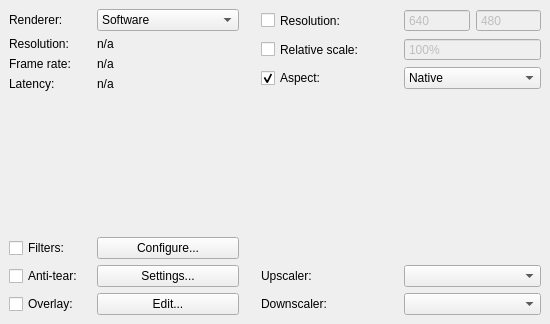
<?xml version="1.0" encoding="UTF-8"?>
<ui version="4.0">
 <class>ControlPanelOutputWidget</class>
 <widget class="QWidget" name="ControlPanelOutputWidget">
  <property name="geometry">
   <rect>
    <x>0</x>
    <y>0</y>
    <width>550</width>
    <height>324</height>
   </rect>
  </property>
  <property name="windowTitle">
   <string>Form</string>
  </property>
  <layout class="QHBoxLayout" name="horizontalLayout" stretch="5,6">
   <property name="spacing">
    <number>4</number>
   </property>
   <property name="leftMargin">
    <number>0</number>
   </property>
   <property name="topMargin">
    <number>0</number>
   </property>
   <property name="rightMargin">
    <number>0</number>
   </property>
   <property name="bottomMargin">
    <number>0</number>
   </property>
   <item>
    <widget class="QFrame" name="frame_output">
     <layout class="QHBoxLayout" name="horizontalLayout_8" stretch="0">
      <property name="spacing">
       <number>6</number>
      </property>
      <property name="leftMargin">
       <number>9</number>
      </property>
      <property name="topMargin">
       <number>9</number>
      </property>
      <property name="rightMargin">
       <number>9</number>
      </property>
      <item>
       <widget class="QFrame" name="frame_outputInfo">
        <property name="frameShape">
         <enum>QFrame::NoFrame</enum>
        </property>
        <property name="frameShadow">
         <enum>QFrame::Plain</enum>
        </property>
        <layout class="QFormLayout" name="formLayout">
         <property name="fieldGrowthPolicy">
          <enum>QFormLayout::AllNonFixedFieldsGrow</enum>
         </property>
         <property name="horizontalSpacing">
          <number>14</number>
         </property>
         <property name="leftMargin">
          <number>0</number>
         </property>
         <property name="topMargin">
          <number>0</number>
         </property>
         <property name="rightMargin">
          <number>0</number>
         </property>
         <property name="bottomMargin">
          <number>0</number>
         </property>
         <item row="1" column="0">
          <widget class="QLabel" name="label_10">
           <property name="sizePolicy">
            <sizepolicy hsizetype="Preferred" vsizetype="Preferred">
             <horstretch>0</horstretch>
             <verstretch>0</verstretch>
            </sizepolicy>
           </property>
           <property name="text">
            <string>Resolution:</string>
           </property>
          </widget>
         </item>
         <item row="1" column="1">
          <widget class="QLabel" name="label_outputResolution">
           <property name="text">
            <string>n/a</string>
           </property>
          </widget>
         </item>
         <item row="2" column="0">
          <widget class="QLabel" name="label_16">
           <property name="sizePolicy">
            <sizepolicy hsizetype="Preferred" vsizetype="Preferred">
             <horstretch>0</horstretch>
             <verstretch>0</verstretch>
            </sizepolicy>
           </property>
           <property name="toolTip">
            <string/>
           </property>
           <property name="text">
            <string>Frame rate:</string>
           </property>
          </widget>
         </item>
         <item row="3" column="0">
          <widget class="QLabel" name="label_18">
           <property name="sizePolicy">
            <sizepolicy hsizetype="Preferred" vsizetype="Preferred">
             <horstretch>0</horstretch>
             <verstretch>0</verstretch>
            </sizepolicy>
           </property>
           <property name="toolTip">
            <string/>
           </property>
           <property name="text">
            <string>Latency:</string>
           </property>
          </widget>
         </item>
         <item row="3" column="1">
          <widget class="QLabel" name="label_outputProcessTime">
           <property name="toolTip">
            <string/>
           </property>
           <property name="text">
            <string>n/a</string>
           </property>
          </widget>
         </item>
         <item row="11" column="0">
          <spacer name="verticalSpacer_3">
           <property name="orientation">
            <enum>Qt::Vertical</enum>
           </property>
           <property name="sizeHint" stdset="0">
            <size>
             <width>20</width>
             <height>9000</height>
            </size>
           </property>
          </spacer>
         </item>
         <item row="20" column="0">
          <widget class="QCheckBox" name="checkBox_outputOverlayEnabled">
           <property name="sizePolicy">
            <sizepolicy hsizetype="Minimum" vsizetype="Expanding">
             <horstretch>0</horstretch>
             <verstretch>0</verstretch>
            </sizepolicy>
           </property>
           <property name="minimumSize">
            <size>
             <width>0</width>
             <height>0</height>
            </size>
           </property>
           <property name="text">
            <string>Overlay:</string>
           </property>
          </widget>
         </item>
         <item row="20" column="1">
          <widget class="QPushButton" name="pushButton_editOverlay">
           <property name="minimumSize">
            <size>
             <width>0</width>
             <height>0</height>
            </size>
           </property>
           <property name="text">
            <string>Edit...</string>
           </property>
          </widget>
         </item>
         <item row="2" column="1">
          <widget class="QLabel" name="label_outputFPS">
           <property name="toolTip">
            <string/>
           </property>
           <property name="text">
            <string>n/a</string>
           </property>
          </widget>
         </item>
         <item row="0" column="1">
          <widget class="QComboBox" name="comboBox_renderer">
           <property name="sizePolicy">
            <sizepolicy hsizetype="Minimum" vsizetype="Fixed">
             <horstretch>0</horstretch>
             <verstretch>0</verstretch>
            </sizepolicy>
           </property>
           <property name="minimumSize">
            <size>
             <width>0</width>
             <height>0</height>
            </size>
           </property>
           <item>
            <property name="text">
             <string>Software</string>
            </property>
           </item>
           <item>
            <property name="text">
             <string>OpenGL</string>
            </property>
           </item>
          </widget>
         </item>
         <item row="0" column="0">
          <widget class="QLabel" name="label_2">
           <property name="sizePolicy">
            <sizepolicy hsizetype="Minimum" vsizetype="Expanding">
             <horstretch>0</horstretch>
             <verstretch>0</verstretch>
            </sizepolicy>
           </property>
           <property name="minimumSize">
            <size>
             <width>0</width>
             <height>0</height>
            </size>
           </property>
           <property name="text">
            <string>Renderer:</string>
           </property>
          </widget>
         </item>
         <item row="19" column="0">
          <widget class="QCheckBox" name="checkBox_outputAntiTear">
           <property name="sizePolicy">
            <sizepolicy hsizetype="Minimum" vsizetype="Expanding">
             <horstretch>0</horstretch>
             <verstretch>0</verstretch>
            </sizepolicy>
           </property>
           <property name="minimumSize">
            <size>
             <width>0</width>
             <height>0</height>
            </size>
           </property>
           <property name="text">
            <string>Anti-tear:</string>
           </property>
          </widget>
         </item>
         <item row="19" column="1">
          <widget class="QPushButton" name="pushButton_antiTearOptions">
           <property name="minimumSize">
            <size>
             <width>0</width>
             <height>0</height>
            </size>
           </property>
           <property name="text">
            <string>Settings...</string>
           </property>
          </widget>
         </item>
         <item row="18" column="0">
          <widget class="QCheckBox" name="checkBox_customFiltering">
           <property name="sizePolicy">
            <sizepolicy hsizetype="Minimum" vsizetype="Expanding">
             <horstretch>0</horstretch>
             <verstretch>0</verstretch>
            </sizepolicy>
           </property>
           <property name="minimumSize">
            <size>
             <width>0</width>
             <height>0</height>
            </size>
           </property>
           <property name="text">
            <string>Filters:</string>
           </property>
          </widget>
         </item>
         <item row="18" column="1">
          <widget class="QPushButton" name="pushButton_configureFiltering">
           <property name="sizePolicy">
            <sizepolicy hsizetype="Minimum" vsizetype="Preferred">
             <horstretch>0</horstretch>
             <verstretch>0</verstretch>
            </sizepolicy>
           </property>
           <property name="minimumSize">
            <size>
             <width>0</width>
             <height>0</height>
            </size>
           </property>
           <property name="text">
            <string>Configure...</string>
           </property>
          </widget>
         </item>
        </layout>
       </widget>
      </item>
     </layout>
    </widget>
   </item>
   <item>
    <widget class="QFrame" name="frame_outputOverrides">
     <layout class="QVBoxLayout" name="verticalLayout_4">
      <item>
       <layout class="QHBoxLayout" name="horizontalLayout_12">
        <item>
         <widget class="QCheckBox" name="checkBox_forceOutputRes">
          <property name="enabled">
           <bool>true</bool>
          </property>
          <property name="sizePolicy">
           <sizepolicy hsizetype="Preferred" vsizetype="Expanding">
            <horstretch>0</horstretch>
            <verstretch>0</verstretch>
           </sizepolicy>
          </property>
          <property name="text">
           <string>Resolution:</string>
          </property>
         </widget>
        </item>
        <item>
         <layout class="QHBoxLayout" name="horizontalLayout_11">
          <item>
           <widget class="QSpinBox" name="spinBox_outputResX">
            <property name="enabled">
             <bool>false</bool>
            </property>
            <property name="sizePolicy">
             <sizepolicy hsizetype="Preferred" vsizetype="Preferred">
              <horstretch>0</horstretch>
              <verstretch>0</verstretch>
             </sizepolicy>
            </property>
            <property name="buttonSymbols">
             <enum>QAbstractSpinBox::NoButtons</enum>
            </property>
            <property name="minimum">
             <number>1</number>
            </property>
            <property name="maximum">
             <number>2048</number>
            </property>
            <property name="value">
             <number>640</number>
            </property>
           </widget>
          </item>
          <item>
           <widget class="QSpinBox" name="spinBox_outputResY">
            <property name="enabled">
             <bool>false</bool>
            </property>
            <property name="sizePolicy">
             <sizepolicy hsizetype="Preferred" vsizetype="Preferred">
              <horstretch>0</horstretch>
              <verstretch>0</verstretch>
             </sizepolicy>
            </property>
            <property name="buttonSymbols">
             <enum>QAbstractSpinBox::NoButtons</enum>
            </property>
            <property name="minimum">
             <number>1</number>
            </property>
            <property name="maximum">
             <number>2048</number>
            </property>
            <property name="value">
             <number>480</number>
            </property>
           </widget>
          </item>
         </layout>
        </item>
       </layout>
      </item>
      <item>
       <layout class="QHBoxLayout" name="horizontalLayout_4">
        <item>
         <widget class="QCheckBox" name="checkBox_forceOutputScale">
          <property name="sizePolicy">
           <sizepolicy hsizetype="Minimum" vsizetype="Expanding">
            <horstretch>0</horstretch>
            <verstretch>0</verstretch>
           </sizepolicy>
          </property>
          <property name="text">
           <string>Relative scale:</string>
          </property>
         </widget>
        </item>
        <item>
         <widget class="QSpinBox" name="spinBox_outputScale">
          <property name="enabled">
           <bool>false</bool>
          </property>
          <property name="sizePolicy">
           <sizepolicy hsizetype="Preferred" vsizetype="Preferred">
            <horstretch>0</horstretch>
            <verstretch>0</verstretch>
           </sizepolicy>
          </property>
          <property name="buttonSymbols">
           <enum>QAbstractSpinBox::NoButtons</enum>
          </property>
          <property name="suffix">
           <string>%</string>
          </property>
          <property name="minimum">
           <number>10</number>
          </property>
          <property name="maximum">
           <number>1000</number>
          </property>
          <property name="singleStep">
           <number>10</number>
          </property>
          <property name="value">
           <number>100</number>
          </property>
         </widget>
        </item>
       </layout>
      </item>
      <item>
       <layout class="QHBoxLayout" name="horizontalLayout_6">
        <item>
         <widget class="QCheckBox" name="checkBox_outputKeepAspectRatio">
          <property name="sizePolicy">
           <sizepolicy hsizetype="Minimum" vsizetype="Expanding">
            <horstretch>0</horstretch>
            <verstretch>0</verstretch>
           </sizepolicy>
          </property>
          <property name="text">
           <string>Aspect:</string>
          </property>
          <property name="checked">
           <bool>true</bool>
          </property>
         </widget>
        </item>
        <item>
         <widget class="QComboBox" name="comboBox_outputAspectMode">
          <item>
           <property name="text">
            <string>Native</string>
           </property>
          </item>
          <item>
           <property name="text">
            <string>Traditional 4:3</string>
           </property>
          </item>
          <item>
           <property name="text">
            <string>Always 4:3</string>
           </property>
          </item>
         </widget>
        </item>
       </layout>
      </item>
      <item>
       <spacer name="verticalSpacer_2">
        <property name="orientation">
         <enum>Qt::Vertical</enum>
        </property>
        <property name="sizeHint" stdset="0">
         <size>
          <width>20</width>
          <height>900</height>
         </size>
        </property>
       </spacer>
      </item>
      <item>
       <layout class="QHBoxLayout" name="horizontalLayout_5">
        <item>
         <widget class="QLabel" name="label_21">
          <property name="sizePolicy">
           <sizepolicy hsizetype="Minimum" vsizetype="Expanding">
            <horstretch>0</horstretch>
            <verstretch>0</verstretch>
           </sizepolicy>
          </property>
          <property name="minimumSize">
           <size>
            <width>0</width>
            <height>0</height>
           </size>
          </property>
          <property name="text">
           <string>Upscaler:</string>
          </property>
          <property name="alignment">
           <set>Qt::AlignLeading|Qt::AlignLeft|Qt::AlignVCenter</set>
          </property>
         </widget>
        </item>
        <item>
         <widget class="QComboBox" name="comboBox_outputUpscaleFilter">
          <property name="sizePolicy">
           <sizepolicy hsizetype="Minimum" vsizetype="Fixed">
            <horstretch>0</horstretch>
            <verstretch>0</verstretch>
           </sizepolicy>
          </property>
          <property name="minimumSize">
           <size>
            <width>0</width>
            <height>0</height>
           </size>
          </property>
          <property name="currentIndex">
           <number>-1</number>
          </property>
         </widget>
        </item>
       </layout>
      </item>
      <item>
       <layout class="QHBoxLayout" name="horizontalLayout_7">
        <item>
         <widget class="QLabel" name="label_14">
          <property name="sizePolicy">
           <sizepolicy hsizetype="Minimum" vsizetype="Expanding">
            <horstretch>0</horstretch>
            <verstretch>0</verstretch>
           </sizepolicy>
          </property>
          <property name="minimumSize">
           <size>
            <width>0</width>
            <height>0</height>
           </size>
          </property>
          <property name="text">
           <string>Downscaler:</string>
          </property>
          <property name="alignment">
           <set>Qt::AlignLeading|Qt::AlignLeft|Qt::AlignVCenter</set>
          </property>
         </widget>
        </item>
        <item>
         <widget class="QComboBox" name="comboBox_outputDownscaleFilter">
          <property name="sizePolicy">
           <sizepolicy hsizetype="Minimum" vsizetype="Fixed">
            <horstretch>0</horstretch>
            <verstretch>0</verstretch>
           </sizepolicy>
          </property>
          <property name="minimumSize">
           <size>
            <width>0</width>
            <height>0</height>
           </size>
          </property>
          <property name="currentIndex">
           <number>-1</number>
          </property>
         </widget>
        </item>
       </layout>
      </item>
     </layout>
    </widget>
   </item>
  </layout>
 </widget>
 <resources/>
 <connections/>
</ui>
